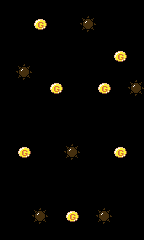

A 2D game scene composited from a Tiled map and its tileset images. What follows is a short description and the map's XML, with every tile layer's data as written:
An orthogonal 9x15 tile map with 16x16 px tiles, 1 tile layer (map).

<map version="1.0" orientation="orthogonal" renderorder="right-down" width="9" height="15" tilewidth="16" tileheight="16" nextobjectid="1">
 <tileset firstgid="1" name="tileset" tilewidth="16" tileheight="16" tilecount="64" columns="8">
  <image source="tileset.png" width="128" height="128" />
 </tileset>
 <layer name="map" width="9" height="15">
  <data encoding="csv">
0,0,0,0,0,0,0,0,0,
0,0,25,0,0,1,0,0,0,
0,0,0,0,0,0,0,0,0,
0,0,0,0,0,0,0,25,0,
0,1,0,0,0,0,0,0,0,
0,0,0,25,0,0,25,0,1,
0,0,0,0,0,0,0,0,0,
0,0,0,0,0,0,0,0,0,
0,0,0,0,0,0,0,0,0,
0,25,0,0,1,0,0,25,0,
0,0,0,0,0,0,0,0,0,
0,0,0,0,0,0,0,0,0,
0,0,0,0,0,0,0,0,0,
0,0,1,0,25,0,1,0,0,
0,0,0,0,0,0,0,0,0
</data>
 </layer>
</map>
